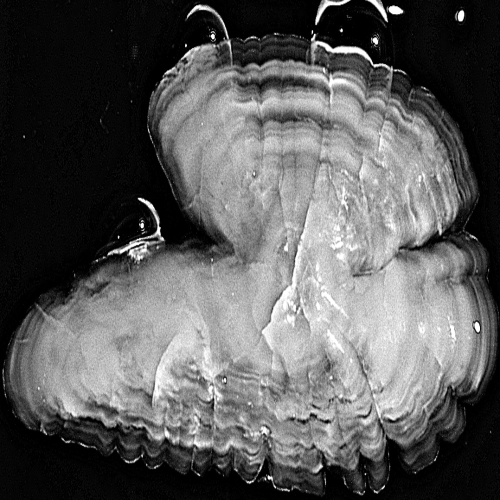
#> input picture report/images/herring_otolith_example.jpg, 1000 x 1000 px, found by its file name (shown at 1/2 size); its folder holds 3 pictures in this run
$ jupyter execute --allow-errors Group_assignment_XC.ipynb
#> lines starting #> are read from the running program, lines starting #| are printed output that depends on the picture
[cell 1]
import os
import numpy as np
from PIL import Image
import random
import pandas as pd
from sklearn.model_selection import train_test_split
from sklearn.ensemble import RandomForestRegressor
from sklearn.model_selection import train_test_split,GridSearchCV
from sklearn.metrics import mean_squared_error, r2_score
from collections import defaultdict
from sklearn.compose import ColumnTransformer
from sklearn.preprocessing import StandardScaler, OneHotEncoder
from sklearn.model_selection import learning_curve

[cell 2]
import matplotlib.pyplot as plt
import xgboost as xgb

#### Read metadata of fish ID, image ID, length, weight, sex, species info

#> (a cell that did not finish here is left out)

#> (a cell that did not finish here is left out)

#### Read images

[cell 5]
def convert_img_grayscale(df: pd.DataFrame) -> pd.DataFrame:
    """
    Converts the images specified in the 'img_path' column to grayscale, resizes them to 64x64.
    Returns a DataFrame with 'uuid' and the flattened pixel values.

    Parameters:
        df (pd.DataFrame): DataFrame with columns 'uuid' and 'img_path'.

    Returns:
        pd.DataFrame: A new DataFrame with 'uuid' and columns for each pixel in the image.
    """
    # List to store uuid and flattened image data
    uuid_list = []
    pixel_values_list = []

    # Loop through each row in the DataFrame
    for _, row in df.iterrows():
        img_path = row['img_path']
        uuid = row['uuid']

        try:
            # Open the image using Pillow
            with Image.open(img_path) as img:
                # Resize the image to 64x64
#> img is the input picture: PIL image 1000x1000 RGB; min 0, max 255, mean 90.6
                img_resized = img.resize((64, 64))
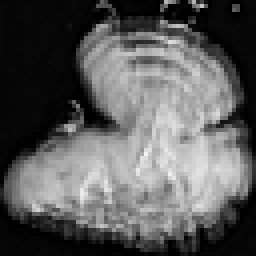
#> img_resized: PIL image 64x64 RGB (shown 4 times larger); min 0, max 245, mean 90.7

                # Convert the image to grayscale
                img_gray = img_resized.convert("L")  # 'L' mode stands for grayscale

                # img_gray.show()
                # Convert the grayscale image to a numpy array
                img_array = np.array(img_gray)

                # Flatten the 2D array to 1D
                img_flattened = img_array.flatten()
#> img_flattened = 4096 values, max 245 at index 2468, min 0 at index 28, mean 90.69

                # Append the results to the lists
                uuid_list.append(uuid)
                pixel_values_list.append(img_flattened)
        except Exception as e:
            print(f"Error processing image {img_path}: {e}")
            # If error occurs, add None for the image
            uuid_list.append(uuid)
            pixel_values_list.append([None] * 4096)  # Assuming a 64x64 image (4096 pixels)
#> pass 2 of the loop in convert_img_grayscale, `for _, row in df.iterrows():`:
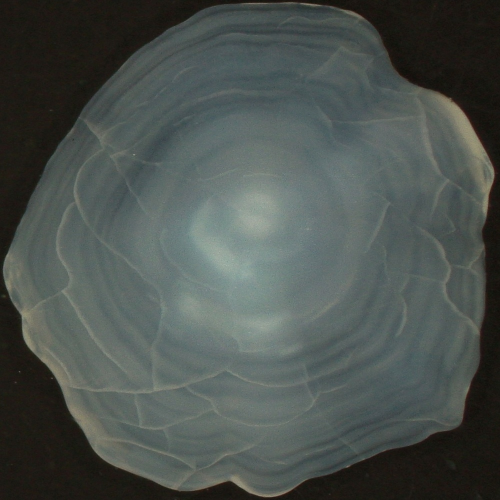
#> input picture report/images/plaice_otolith_example.jpg, 1000 x 1000 px, found by its file name (shown at 1/2 size)
#> in convert_img_grayscale, img is the input picture: PIL image 1000x1000 RGB; mean R, G, B 75.4, 82.6, 78.7
#> in convert_img_grayscale, `img_resized = img.resize((64, 64))`:
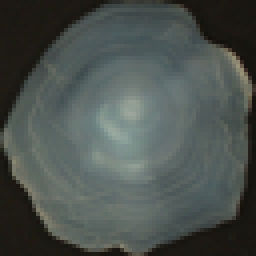
#> img_resized: PIL image 64x64 RGB (shown 4 times larger); mean R, G, B 75.5, 82.6, 78.7
#> img_flattened = 4096 values, max 163 at index 1824, min 16 at index 628, mean 80.01
#> pass 3 of the loop in convert_img_grayscale, `for _, row in df.iterrows():`:
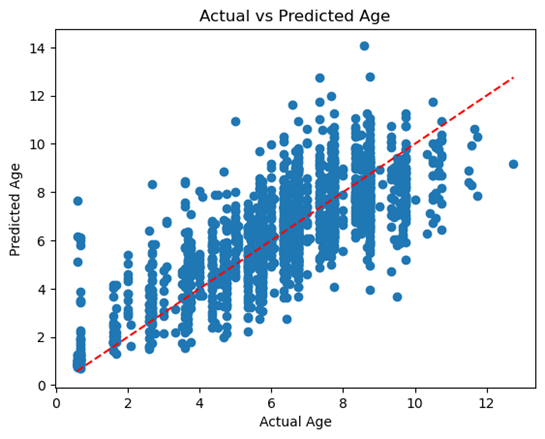
#> input picture report/images/predict_vs_actual.png, 545 x 439 px, found by its file name
#> in convert_img_grayscale, img is the input picture: PIL image 545x439 RGBA; mean R, G, B, A 221.5, 232.3, 240.4, 255
#> in convert_img_grayscale, `img_resized = img.resize((64, 64))`:
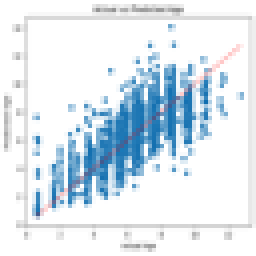
#> img_resized: PIL image 64x64 RGBA (shown 4 times larger); mean R, G, B, A 220.7, 231.8, 240, 255
#> in convert_img_grayscale, `img_gray = img_resized.convert("L")  # 'L' mode stands for grayscale`:
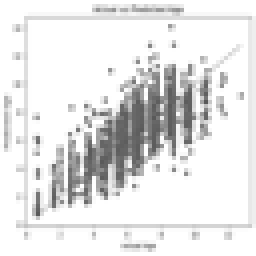
#> img_gray: PIL image 64x64 L (shown 4 times larger); min 89, max 255, mean 229.4
#> img_flattened = 4096 values, max 255 at index 0, min 89 at index 1651, mean 229.4

    # Create a new DataFrame with 'uuid' and the flattened image data
    pixel_columns = [f'pixel_{i+1}' for i in range(4096)]  # 64x64 = 4096 pixels
    result_df = pd.DataFrame(pixel_values_list, columns=pixel_columns)
#> result_df = table of 3 rows and 4096 columns
    result_df['uuid'] = uuid_list  # Add 'uuid' column at the end

    # Reorder columns to have 'uuid' as the first column
    result_df = result_df[['uuid'] + pixel_columns]
#> result_df = table of 3 rows and 4097 columns

    return result_df


def preprocess_img_file(image_folder: str,image_files: list) -> pd.DataFrame:
    # Use a defaultdict to group files by prefix
    prefix_dict = defaultdict(list)
    unique_img_dic = {}

    # create a uuid dictionary with uuid as key andit's otolith images as values
    for image_file in image_files:
        # Extract the UUID from the image filename
        uuid = image_file.split('_')[0]  # Get the part before "_"

        prefix_dict[uuid].append(image_file)

    for uuid, images in prefix_dict.items():
        # Get the first image for each prefix
        if images:
            first_image = images[0]

        # Construct the full image path
            if uuid not in unique_img_dic:
                image_path = os.path.join(image_folder, first_image)
                unique_img_dic[uuid] = image_path

    unique_img_df = pd.DataFrame(list(unique_img_dic.items()), columns=['uuid', 'img_path'])

    gs_img = convert_img_grayscale(unique_img_df)
#> gs_img = table of 3 rows and 4097 columns

    return gs_img

[cell 6]
# Path to the image folder
image_folder = r".\otoliths\images"

# List all image files in the folder
image_files = [f for f in os.listdir(image_folder) if f.endswith('.jpg') or f.endswith('.png')]

[cell 7]
# preprocess the images: select the first image of each otolith and convert to grayscale
gs_img = preprocess_img_file(image_folder,image_files)
#> gs_img = table of 3 rows and 4097 columns

[cell 8]
gs_img.head()
#> Out = table of 3 rows and 4097 columns

[cell 9]
gs_img.info()
#| <class 'pandas.core.frame.DataFrame'>
#| RangeIndex: 3 entries, 0 to 2
#| Columns: 4097 entries, uuid to pixel_4096
#| dtypes: object(1), uint8(4096)
#| memory usage: 12.2+ KB
